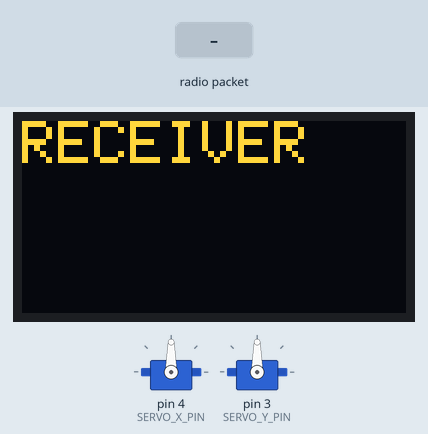
The sketch below on a simulated Arduino Uno, built with avr-gcc and run on an emulated ATmega328P. On the bench: 2 × servo, 128×64 one-colour display. The test bench sets the inputs (shaded band). The OLED is the two-colour kind (top 16 rows yellow); no radio packets arrive unless stated; what the sketch prints to the serial monitor is not drawn.

Above: at 1.2 s.
1.3 s: radio packet "5" arrives
At 1.8 s:
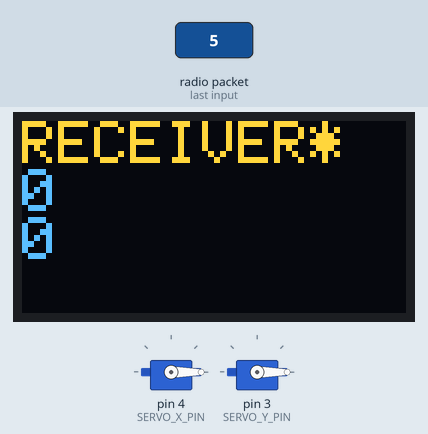
2.8 s: radio packet "200" arrives
At 4.0 s:
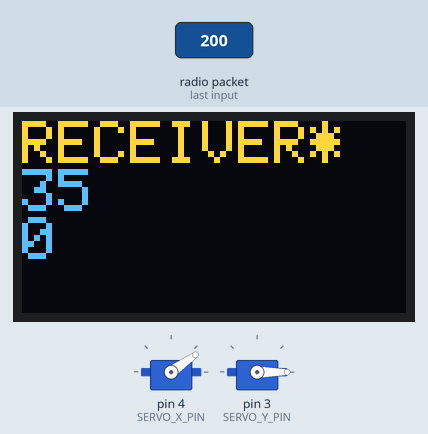
4.3 s: radio packet "90" arrives
At 5.4 s:
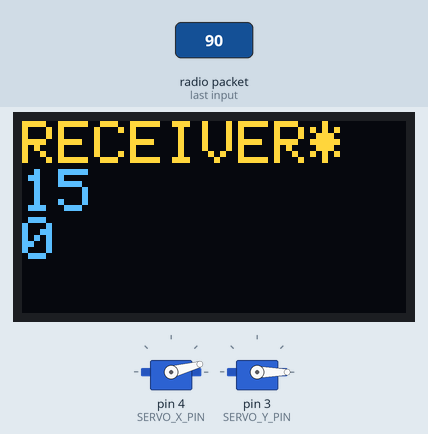
Timing chart, 0 to 7.3 s (numbered marks = the images above; inputs shaded):
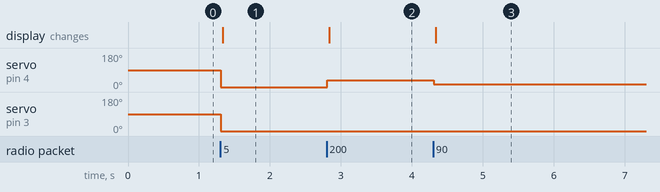

Measured:
- after the input at 1.3 s, servo on pin 4 (SERVO_X_PIN), servo on pin 3 (SERVO_Y_PIN): 90° → 0° at once; the display: changes at once (image 1)
- after the input at 2.8 s, servo on pin 4 (SERVO_X_PIN): 0° → 35° at once; the display: changes at once (image 2)
- after the input at 4.3 s, servo on pin 4 (SERVO_X_PIN): 35° → 15° at once; the display: changes at once (image 3)

The sketch:

receiver.ino
```cpp
/*
* Getting Started example sketch for nRF24L01+ radios
* This is a very basic example of how to send data from one node to another
* Updated: Dec 2014 by TMRh20
*/

#include <Servo.h>
#include <string.h>
#include <Wire.h>
#include <SPI.h>
#include <Adafruit_GFX.h>
#include <Adafruit_SSD1306.h>

#include <RF24_config.h>
#include <printf.h>
#include <nRF24L01.h>

#include "RF24.h"

#define SERVO_X_PIN 4
#define SERVO_Y_PIN 3

Servo xServo;
Servo yServo;

#define OLED_RESET 4
Adafruit_SSD1306 display(OLED_RESET);

RF24 radio(9, 10);
byte addresses[][6] = { "1Node", "2Node" };

char buffer[33];

void setup()
{
    xServo.attach(SERVO_X_PIN);
    yServo.attach(SERVO_Y_PIN);

    buffer[0] = '\0';
    Serial.begin(115200);
    Serial.println(F("Receiver"));

    display.begin(SSD1306_SWITCHCAPVCC, 0x3C);
    display.clearDisplay();

    display.setTextColor(WHITE);
    display.setTextSize(2);
    display.setCursor(0, 0);
    display.println(F("RECEIVER"));
    display.display();

    radio.begin();
    radio.setPALevel(RF24_PA_HIGH);

    radio.openReadingPipe(0, addresses[1]);

    radio.startListening();
}

#define NUM_SAMPLES 1
int xs[NUM_SAMPLES];
int ys[NUM_SAMPLES];
int sampleIndex = 0;

void loop()
{
    if (radio.available())
    {
        display.clearDisplay();
        display.setCursor(0, 0);
        display.println(F("RECEIVER*"));

        radio.read(&buffer, 32);

        display.setCursor(0, 16);
        //display.print(buffer);

        // Spew it
        Serial.print(F("Got: "));
        Serial.println(buffer);

        // get x
        char *ch = strtok(buffer, ",");
        int x = atoi(ch);
        x = map(x, 0, 1023, 0, 180);
        xs[sampleIndex] = x;


        // get y
        ch = strtok(NULL, ",");
        int y = atoi(ch);
        y = map(y, 0, 1023, 0, 180);
        ys[sampleIndex] = y;

        // get switch
        ch = strtok(NULL, ",");
        int s = atoi(ch);

        sampleIndex++;
        if (sampleIndex >= NUM_SAMPLES)
        {
            sampleIndex = 0;
        }
        x = 0;
        y = 0;
        for (int i = 0; i < NUM_SAMPLES; ++i)
        {
            x += xs[i];
            y += ys[i];
        }
        x = x / NUM_SAMPLES;
        y = y / NUM_SAMPLES;
        xServo.write(x);
        yServo.write(y);
        display.println(x);
        display.println(y);
        display.display();

        //display.print(s);

        //display.display();
    }
    else
    {
        //display.setCursor(0, 0);
        //display.println(F("RECEIVER"));
        //display.setCursor(0, 16);
        //display.print(buffer);
        //Serial.println(F("NO DATA"));
    }


    //Serial.println(F("Waiting"));
    // Try again 1s later
    delay(10);

}
```
